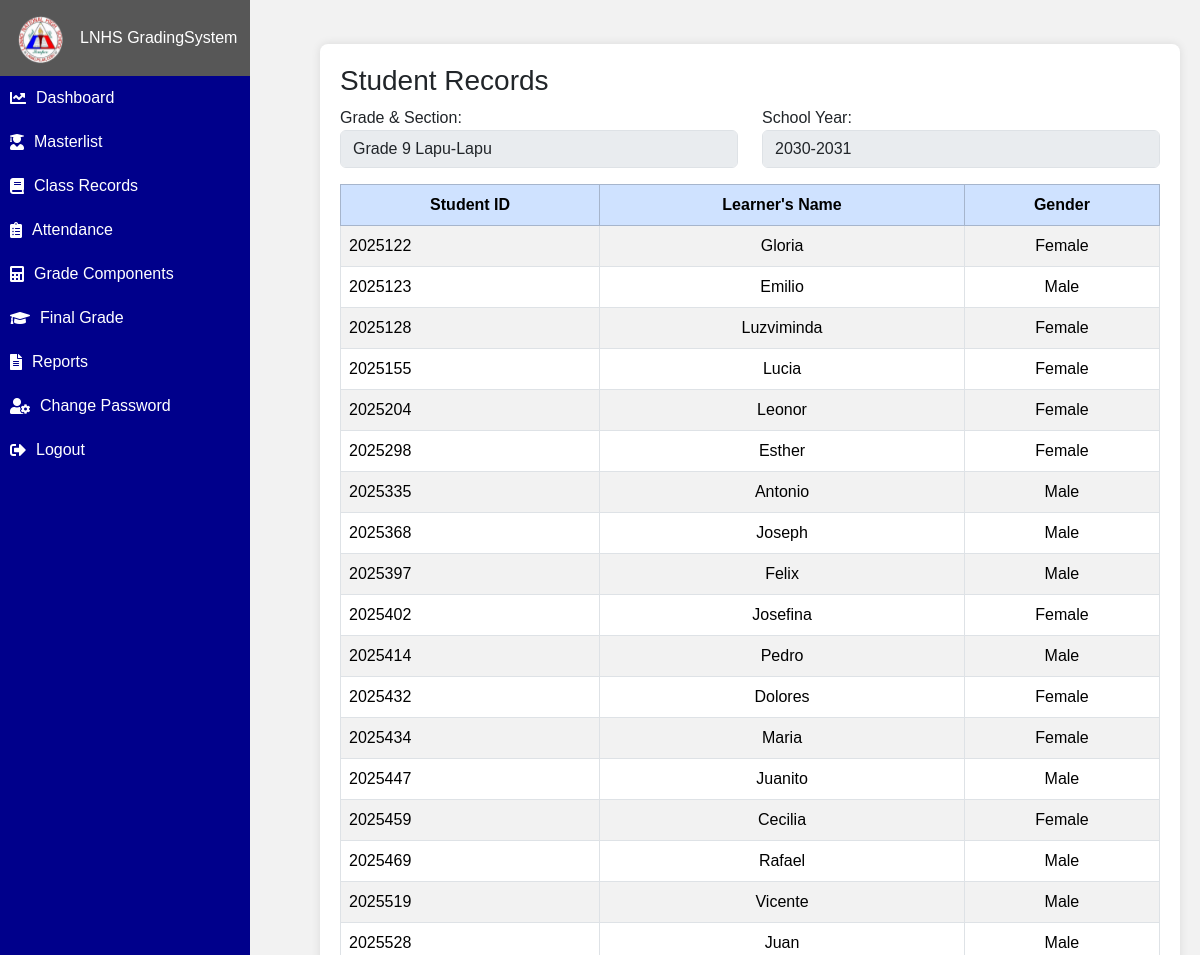
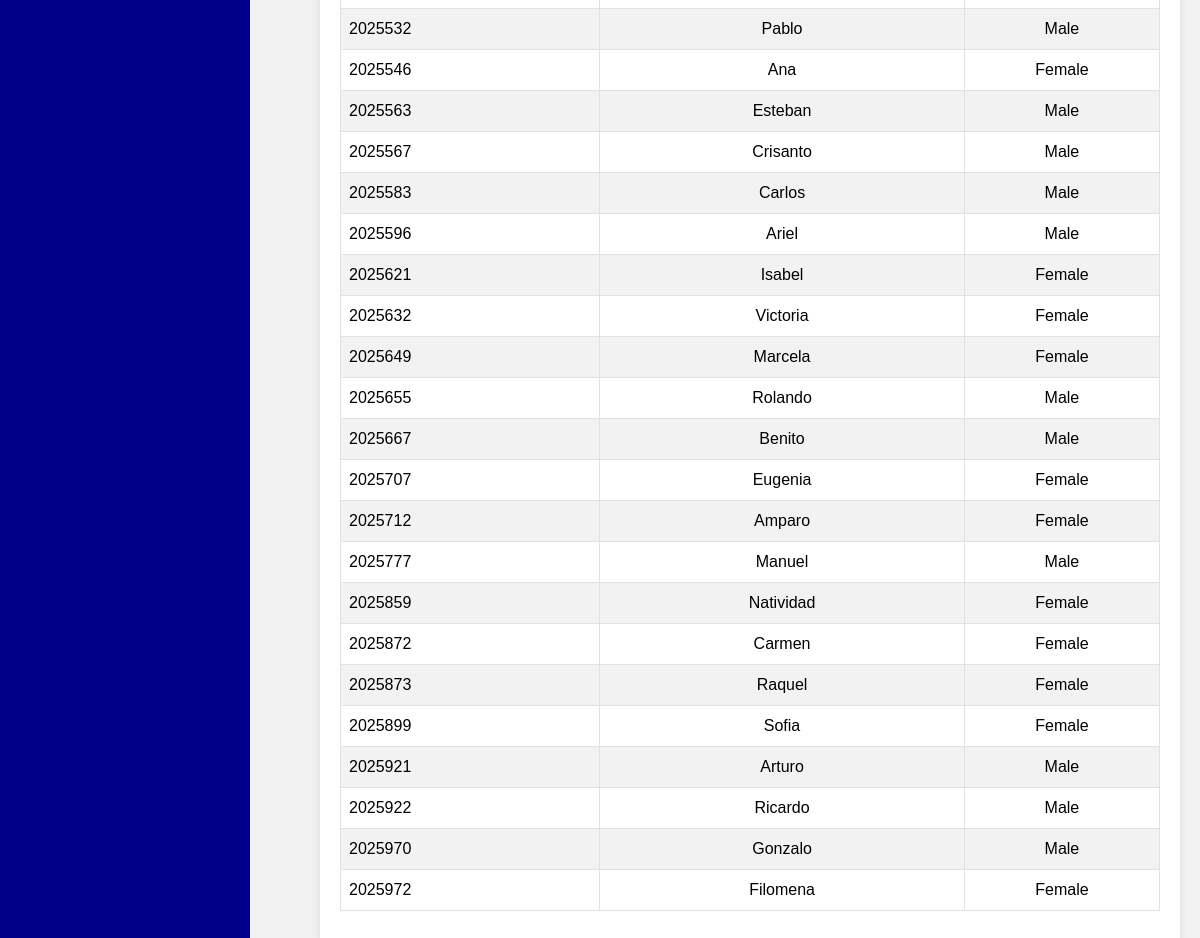
The app's page /crud/view_masterlist.php (signed in) with its own data (2 pictures, top to bottom).
### tables this page shows
CREATE TABLE `students` (
  `id` int(11) NOT NULL,
  `learners_name` varchar(255) DEFAULT NULL,
  `school_year` varchar(20) DEFAULT NULL,
  `gender` enum('Male','Female') DEFAULT NULL,
  `grade & section` varchar(36) NOT NULL,
  `datetime_added` datetime DEFAULT current_timestamp(),
  `user_id` int(11) DEFAULT NULL,
  `quarter` enum('1st','2nd','3rd','4th') DEFAULT NULL
);

### crud/view_masterlist.php (the view, shortened to what this page needs)
<?php
include("../LoginRegisterAuthentication/connection.php");
include("header.php");
$userid = $_SESSION['userid'];
$query = "SELECT
            s.`grade & section`,
            s.school_year
          FROM
            students s
          WHERE
            s.user_id = ?
          ";
$stmt = mysqli_prepare($connection, $query);
mysqli_stmt_bind_param($stmt, 'i', $userid);
mysqli_stmt_execute($stmt);
$result = mysqli_stmt_get_result($stmt);
$gradeSection = '';
$schoolyear = '';
if ($row = mysqli_fetch_assoc($result)) {
    $gradeSection = $row['grade & section'];
    $schoolyear = $row['school_year'];
}
$query = "SELECT
            s.id,
            s.learners_name,
            s.gender,
            s.`grade & section`,
            s.school_year
          FROM
            students s
          WHERE
            s.user_id = ?
            AND s.school_year = ?
            AND s.`grade & section` = ?";
$stmt = mysqli_prepare($connection, $query);
mysqli_stmt_bind_param($stmt, 'sss', $userid, $schoolyear, $gradeSection);
mysqli_stmt_execute($stmt);
$studentResult = mysqli_stmt_get_result($stmt);
?>
<div class="container mt-4">
    <h3 class="text-dark">Student Records</h3>
    <div class="row mb-3">
        <div class="col-md-6">
            <label for="gradeSection">Grade & Section:</label>
            <input type="text" class="form-control" id="gradeSection" value="<?= htmlspecialchars($gradeSection); ?>" disabled>
        </div>
        <div class="col-md-6">
            <label for="schoolYear">School Year:</label>
            <input type="text" class="form-control" id="schoolYear" value="<?= htmlspecialchars($schoolyear); ?>" disabled>
        </div>
    </div>
    <?php if (mysqli_num_rows($studentResult) == 0): ?>
        <p>No students found.</p>
    <?php else: ?>
        <div class="table-responsive">
            <table class="table table-bordered table-hover table-striped">
                <thead class="table-primary">
                    <tr>
                        <th>Student ID</th>
                        <th>Learner's Name</th>
                        <th>Gender</th>
                    </tr>
                </thead>
                <tbody>
                    <?php
                    while ($row = mysqli_fetch_assoc($studentResult)):
                    ?>
                        <tr>
                            <td><?= htmlspecialchars($row['id'] ?? ''); ?></td>
                            <td><?= htmlspecialchars($row['learners_name'] ?? ''); ?></td>
                            <td><?= htmlspecialchars($row['gender'] ?? ''); ?></td>
                        </tr>
                    <?php endwhile; ?>
                </tbody>
            </table>
        </div>
    <?php endif; ?>
</div>
<?php include("footer.php"); ?>

### crud/header.php (style rules this page uses)
body { font-family: Arial, sans-serif; background-color: #f2f2f2; margin: 0; padding: 0; display: flex; min-height: 100vh; }

### crud/view_masterlist.php (style rules this page uses)
.container { background-color: #fff; padding: 20px; border-radius: 8px; box-shadow: 0 0 10px rgba(0, 0, 0, 0.1); }
.table thead { background-color: #3f51b5; color: white; }
.table th, .table td { vertical-align: middle; text-align: center; }
.table td:first-child { text-align: left; }

### records on screen
students: id "2025122", learners_name "Gloria", gender "Female"
students: id "2025123", learners_name "Emilio", gender "Male"
students: id "2025128", learners_name "Luzviminda", gender "Female"
students: id "2025155", learners_name "Lucia", gender "Female"
students: id "2025204", learners_name "Leonor", gender "Female"
students: id "2025298", learners_name "Esther", gender "Female"
students: id "2025335", learners_name "Antonio", gender "Male"
students: id "2025368", learners_name "Joseph", gender "Male"
students: id "2025397", learners_name "Felix", gender "Male"
students: id "2025402", learners_name "Josefina", gender "Female"
students: id "2025414", learners_name "Pedro", gender "Male"
students: id "2025432", learners_name "Dolores", gender "Female"
students: id "2025434", learners_name "Maria", gender "Female"
students: id "2025447", learners_name "Juanito", gender "Male"
students: id "2025459", learners_name "Cecilia", gender "Female"
students: id "2025469", learners_name "Rafael", gender "Male"
students: id "2025519", learners_name "Vicente", gender "Male"
students: id "2025528", learners_name "Juan", gender "Male"
students: id "2025532", learners_name "Pablo", gender "Male"
students: id "2025546", learners_name "Ana", gender "Female"
students: id "2025563", learners_name "Esteban", gender "Male"
students: id "2025567", learners_name "Crisanto", gender "Male"
students: id "2025583", learners_name "Carlos", gender "Male"
students: id "2025596", learners_name "Ariel", gender "Male"
students: id "2025621", learners_name "Isabel", gender "Female"
students: id "2025632", learners_name "Victoria", gender "Female"
students: id "2025649", learners_name "Marcela", gender "Female"
students: id "2025655", learners_name "Rolando", gender "Male"
students: id "2025667", learners_name "Benito", gender "Male"
students: id "2025707", learners_name "Eugenia", gender "Female"
students: id "2025712", learners_name "Amparo", gender "Female"
students: id "2025777", learners_name "Manuel", gender "Male"
students: id "2025859", learners_name "Natividad", gender "Female"
students: id "2025872", learners_name "Carmen", gender "Female"
students: id "2025873", learners_name "Raquel", gender "Female"
students: id "2025899", learners_name "Sofia", gender "Female"
students: id "2025921", learners_name "Arturo", gender "Male"
students: id "2025922", learners_name "Ricardo", gender "Male"
students: id "2025970", learners_name "Gonzalo", gender "Male"
students: id "2025972", learners_name "Filomena", gender "Female"
